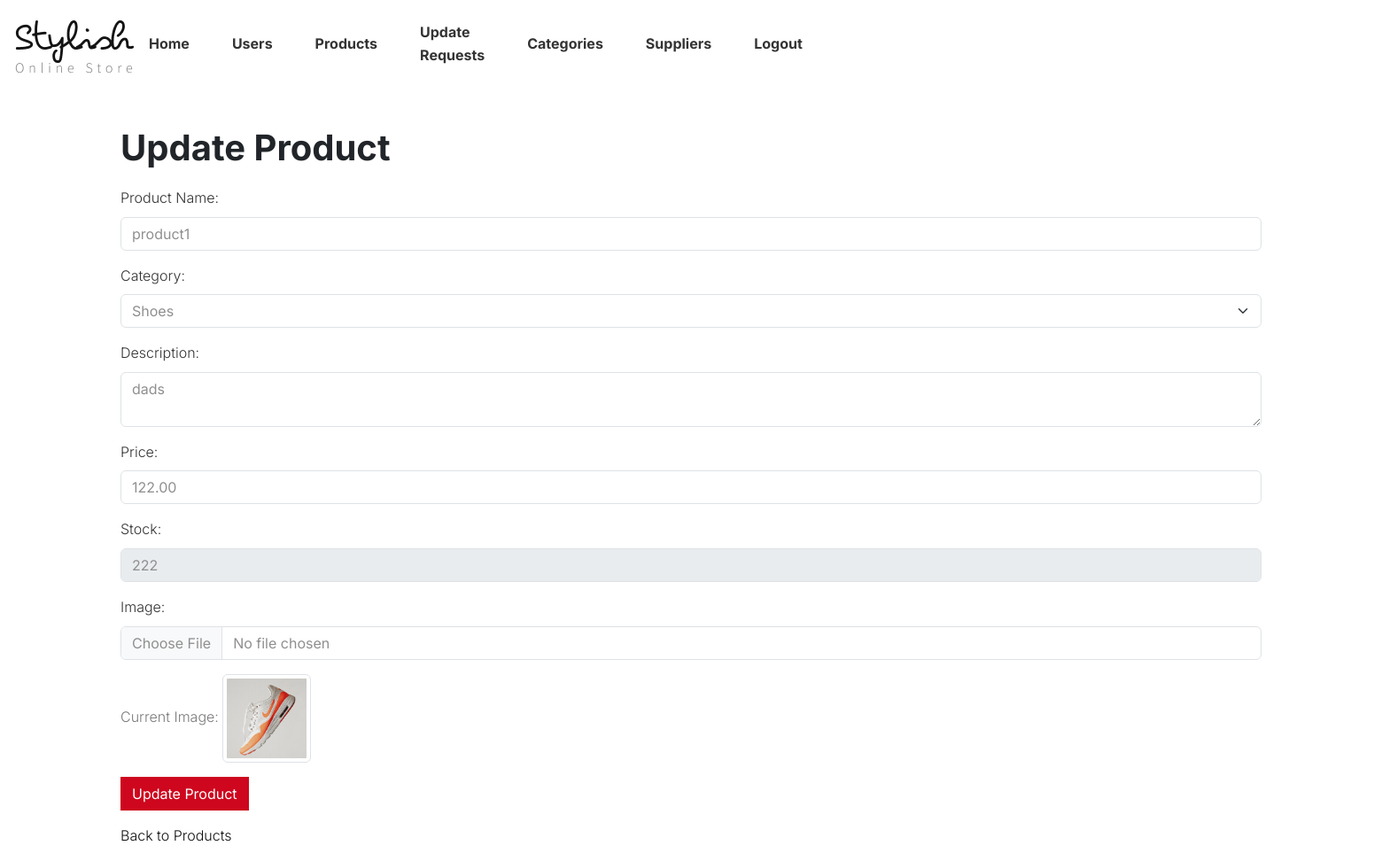
Screenshot of /update-product/1/ with the database file from the repository.
### shoeapp/models.py (models this page shows, shortened)
class Product(models.Model):
    name = models.CharField(max_length=200)
    category = models.ForeignKey(ProductCategory, on_delete=models.CASCADE, related_name="products")
    description = models.TextField(blank=True, null=True)
    price = models.DecimalField(max_digits=10, decimal_places=2)
    stock = models.PositiveIntegerField()
    image_url = models.ImageField(upload_to='product_images/', blank=True, null=True)  # For uploading images

class ProductCategory(models.Model):
    name = models.CharField(max_length=100)
    description = models.TextField(blank=True, null=True)

### shoeapp/views.py (the view, shortened to what this page needs)
# urls.py: path('update-product/<int:product_id>/', update_product, name='update_product'),
def update_product(request, product_id):
    product = get_object_or_404(Product, id=product_id)
    categories = ProductCategory.objects.all()
    return render(request, 'admin/update_product.html', {'product': product, 'categories': categories})

### templates/admin/update_product.html (shortened to what this page needs)
{% load static %}
<!DOCTYPE html>
<html lang="en">
  <head>
    <link
      href="https://cdn.jsdelivr.net/npm/bootstrap@5.3.1/dist/css/bootstrap.min.css"
      rel="stylesheet"
    />
  </head>
  {% include 'admin/admin_header.html' %}
  <body>
    <div class="container mt-5">
      <h1 class="mb-4">Update Product</h1>
      <form method="POST" enctype="multipart/form-data">
        <div class="mb-3">
          <label for="product_name" class="form-label">Product Name:</label>
          <input
            type="text"
            name="product_name"
            id="product_name"
            class="form-control"
            value="{{ product.name }}"
            required
          />
        </div>
        <div class="mb-3">
          <label for="category" class="form-label">Category:</label>
          <select name="category" id="category" class="form-select" required>
            {% for category in categories %}
              <option value="{{ category.id }}" {% if category.id == product.category.id %} selected {% endif %}>
                {{ category.name }}
              </option>
            {% endfor %}
          </select>
        </div>
        <div class="mb-3">
          <label for="description" class="form-label">Description:</label>
          <textarea name="description" id="description" class="form-control">{{ product.description }}</textarea>
        </div>
        <div class="mb-3">
          <label for="price" class="form-label">Price:</label>
          <input
            type="number"
            name="price"
            id="price"
            class="form-control"
            value="{{ product.price }}"
            required
          />
        </div>
        <div class="mb-3">
          <label for="stock" class="form-label">Stock:</label>
          <input
            disabled
            type="number"
            name="stock"
            id="stock"
            class="form-control"
            value="{{ product.stock }}"
            required
          />
        </div>
        <div class="mb-3">
          <label for="image" class="form-label">Image:</label>
          <input type="file" name="image" class="form-control" />
        </div>
        <p>Current Image: <img src="{{ product.image_url }}" alt="Current Image" class="img-thumbnail" width="100"></p>
        <button type="submit" class="btn btn-primary">Update Product</button>
      </form>
      <p class="mt-3"><a href="{% url 'view_all_products' %}">Back to Products</a></p>
    </div>
  </body>
</html>

### static/style.css (style rules this page uses)
body { --heading-font: "Inter", Roboto, sans-serif; --heading-font-weight: 400; --heading-color: var(--bs-dark); --heading-line-height: 1.24; --swiper-theme-color: var(--bs-primary); --swiper-pagination-bottom: 0; --custom-easing: cubic-bezier(.17,.67,.83,.67); --bs-body-font-family: "Inter", Roboto, sans-serif; --bs-body-font-size: 1rem; --bs-body-font-weight: 400; --bs-body-line-height: 1.7; --bs-body-color: #8f8f8f; --bs-body-color-rgb: 143, 143, 143; --bs-primary: #ce071e; --bs-primary-dark: #8d0414; --bs-secondary: #6c757d; --bs-black: #111; --bs-light: #F1F1F0; --bs-dark: #212529; --bs-gray: #9aa1a7; --bs-gray-dark: #51565b; --bs-primary-rgb: 206, 7, 30; --bs-secondary-rgb: 108, 117, 125; --bs-black-rgb: 17, 17, 17; --bs-light-rgb: 241, 241, 240; --bs-dark-rgb: 33, 37, 41; --bs-link-color: var(--bs-dark); --bs-link-color-rgb: 17, 17, 17; --bs-link-decoration: underline; --bs-link-hover-color: var(--bs-primary); --bs-link-hover-color-rgb: 17, 17, 17; }
h1, .h1, h2, .h2, h3, .h3, h4, .h4, h5, .h5, h6, .h6 { font-family: var(--heading-font); font-weight: var(--heading-font-weight); color: var(--heading-color); line-height: var(--heading-line-height); }
a { text-decoration: none; transition: all 0.3s ease-out; }
.btn { --bs-btn-border-radius: 0; }
.btn-primary { --bs-btn-color: #fff; --bs-btn-bg: var(--bs-primary); --bs-btn-border-color: var(--bs-primary); --bs-btn-hover-color: #fff; --bs-btn-hover-bg: var(--bs-primary-dark); --bs-btn-hover-border-color: var(--bs-primary-dark); --bs-btn-focus-shadow-rgb: 49, 132, 253; --bs-btn-active-color: #fff; --bs-btn-active-bg: var(--bs-secondary); --bs-btn-active-border-color: var(--bs-secondary); --bs-btn-active-shadow: inset 0 3px 5px rgba(0, 0, 0, 0.125); --bs-btn-disabled-color: #fff; --bs-btn-disabled-bg: var(--bs-primary); --bs-btn-disabled-border-color: var(--bs-primary); }
.container, .container-fluid, .container-lg, .container-md, .container-sm, .container-xl, .container-xxl { --bs-gutter-x: 2.5rem; }
:root { --accent-color: #333; --black-color: #000; --dark-color: #111; --gray-color-100: #F1F1F1; --gray-color-200: #E1E1E1; --gray-color-300: #D1D1D1; --gray-color-400: #ced4da; --gray-color-500: #adb5bd; --dark-gray-color: #7A7A7A; --bs-light-rgb: rgba(255, 255, 255, 1); --light-color: #fff; --swiper-theme-color: #111 !important; }
:root { --body-font: "Inter", sans-serif; --heading-font: "Inter", sans-serif; --extra-font: "Playfair Display", sans-serif; --subheading-font: "Petit Formal Script", sans-serif; }
.container, .container-fluid, .container-lg, .container-md, .container-sm, .container-xl, .container-xxl { --bs-gutter-x: 2rem; }
*, *::before, *::after { -webkit-box-sizing: border-box; -moz-box-sizing: border-box; box-sizing: border-box; }
html { box-sizing: border-box; }
body { font-family: var(--body-font); font-weight: 300; line-height: 1.6; color: var(--accent-color); margin: 0; }
a { color: var(--dark-color); text-decoration: none; transition: 0.3s color ease-out; }
p { color: var(--dark-gray-color); }
h1, h2, h3, h4, h5 { font-family: var(--heading-font); font-weight: 700; line-height: 1; }

### rows the page displays
Product: product_name "product1", category "Shoes", description "dads", price "122.00", stock "222", image_url (picture)
